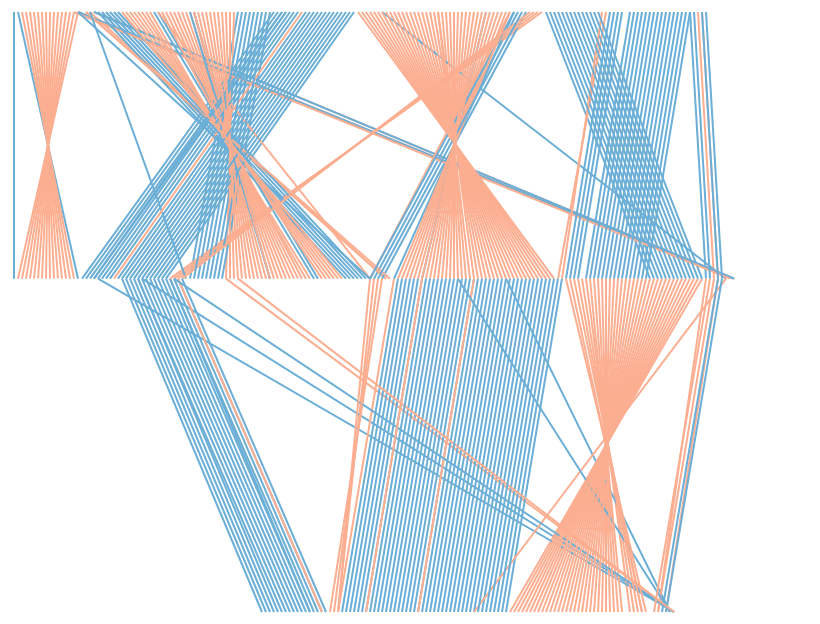

Notebook cell for this chart:
### Code cell
render_csv('chimp5_x2.csv')

### Figure 1 — Vega-Lite specification as saved in the notebook (floating-point values rounded to 4 significant figures; data arrays with more than 128 entries replaced by an {"elided": "..."} marker saying what was removed)
{"config": {"view": {"continuousWidth": 400, "continuousHeight": 300, "strokeOpacity": 0}}, "data": {"name": "data-ccc65e59520c98252a9ecd45fff98226"}, "mark": "line", "encoding": {"color": {"type": "nominal", "field": "color", "legend": null, "scale": {"domain": ["same orientation", "inversed"], "range": ["#6baed6", "#fcae91"]}}, "x": {"type": "quantitative", "axis": null, "field": "x"}, "x2": {"field": "x2"}, "y": {"type": "quantitative", "axis": null, "field": "y"}, "y2": {"field": "y2"}}, "$schema": "https://vega.github.io/schema/vega-lite/v4.0.0.json", "datasets": {"data-ccc65e59520c98252a9ecd45fff98226": {"elided": "309 records"}}}
